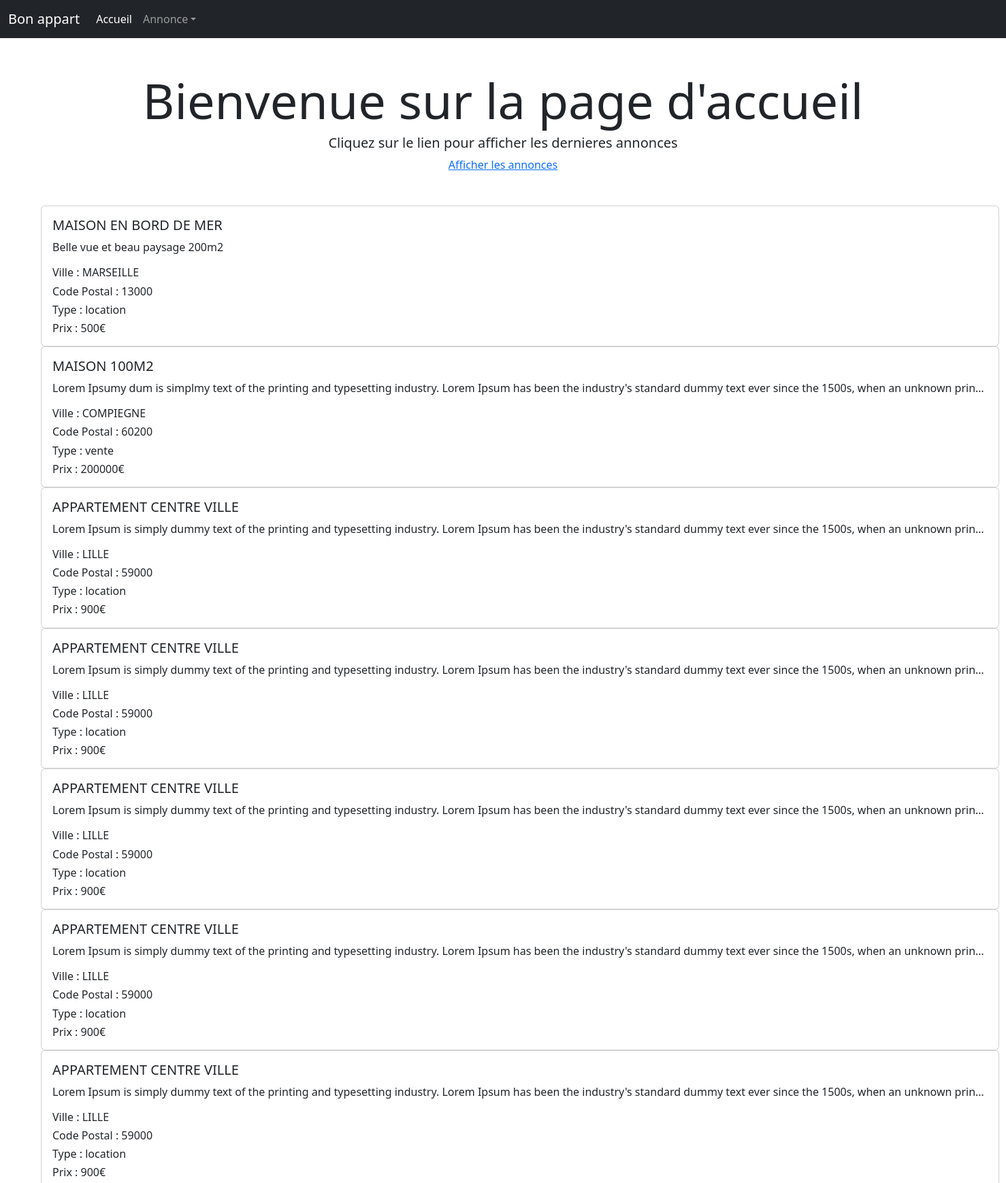
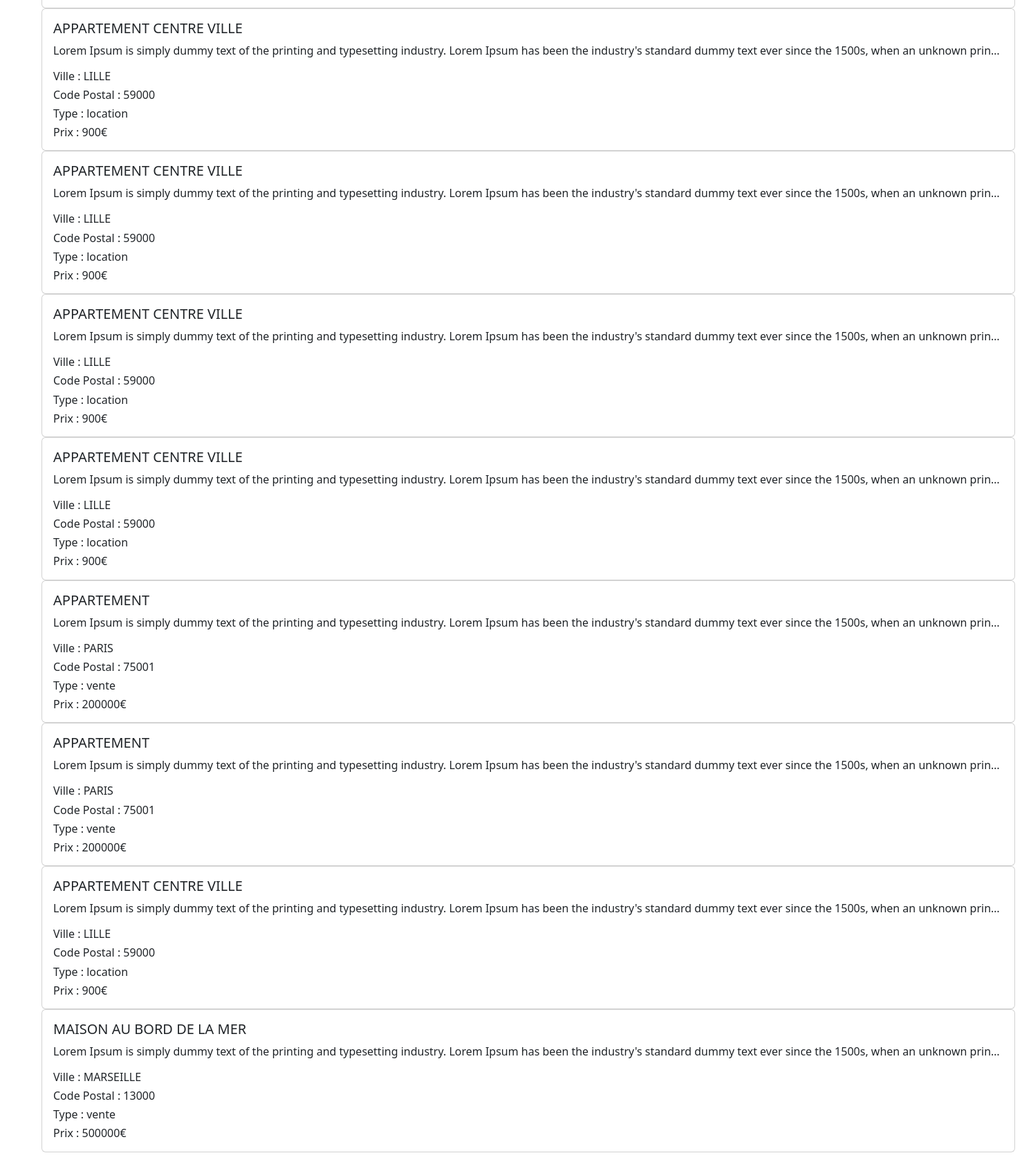
Page /index.php?action=afficher on the committed database (2 pictures, top to bottom).
### tables this page shows
CREATE TABLE `advert` (
  `id` int(3) NOT NULL,
  `title` varchar(30) NOT NULL,
  `description` text NOT NULL,
  `postal_code` int(5) UNSIGNED ZEROFILL NOT NULL,
  `city` varchar(50) NOT NULL,
  `type` enum('location','vente','','') NOT NULL,
  `price` int(6) NOT NULL,
  `reservation_message` text NOT NULL
);

### inc/init.php (called while the page is built, shortened)
<?php
$content = "";

### index.php (the view)
<?php
    require_once './inc/init.php';
    if(isset($_GET['action']))
    {
        $r = $pdo->query("SELECT * FROM advert ORDER BY id DESC LIMIT 15");
        while($data = $r->fetch(PDO::FETCH_ASSOC))
        {
            $content .= '<div class="card" style="width: 88rem;">
            <div class="card-body">
                <h5 class="card-title" style="text-transform:uppercase">'.$data['title'].'</h5>
                <p class="card-text text-truncate">'.$data['description'].'</p>
                <h6 class="card-text">Ville : '.$data['city'].'</h6>
                <h6 class="card-text">Code Postal : '.$data['postal_code'].'</h6>
                <h6 class="card-text">Type : '.$data['type'].'</h6>
                <h6 class="card-text">Prix : '.$data['price'].'€</h6>
            </div>
            </div>';
        }
    }
?>
<?php
    require_once './inc/header.inc.php';
?>
<h1 class="lead display-2 text-center mt-5">Bienvenue sur la page d'accueil</h1>
<h3 class="text-center lead mt-2">Cliquez sur le lien pour afficher les dernieres annonces</h3>
<a class="d-flex justify-content-center" href="index.php?action=afficher">Afficher les annonces</a>
<div class="container m-5">
    <?= $content; ?>
</div>
<?php
    require_once './inc/footer.inc.php';
?>

### inc/header.inc.php (shortened to what this page needs)
<!DOCTYPE html>
<html lang="fr">
<head>
    <link rel="stylesheet" href="../css/style.css">
    <link href="https://cdn.jsdelivr.net/npm/bootstrap@5.2.2/dist/css/bootstrap.min.css" rel="stylesheet">
</head>
<body>
<header>
<nav class="navbar navbar-expand-lg navbar-dark bg-dark">
  <div class="container-fluid">
    <a class="navbar-brand" href="../accueil.php">Bon appart</a>
    <div class="collapse navbar-collapse" id="navbarColor02">
      <ul class="navbar-nav me-auto">
        <li class="nav-item">
          <a class="nav-link active" href="index.php">Accueil
          </a>
        </li>
        <li class="nav-item dropdown">
          <a class="nav-link dropdown-toggle" data-bs-toggle="dropdown" href="#" role="button" aria-haspopup="true" aria-expanded="false">Annonce</a>
        </li>
      </ul>
    </div>
  </div>
</nav>
</header>

### inc/footer.inc.php (shortened to what this page needs)
</body>
</html>

### rows in the picture
advert: title "MAISON EN BORD DE MER", description "Belle vue et beau paysage 200m2", city "MARSEILLE", postal_code "13000", type "location", price "500"
advert: title "MAISON 100M2", description "Lorem Ipsumy dum is simplmy text of the printing and typesetting industry. Lorem Ipsum has been the industry's standard dummy text ever since the 1500s, when an unknown prin…", city "COMPIEGNE", postal_code "60200", type "vente", price "200000"
advert: title "APPARTEMENT CENTRE VILLE", description "Lorem Ipsum is simply dummy text of the printing and typesetting industry. Lorem Ipsum has been the industry's standard dummy text ever since the 1500s, when an unknown prin…", city "LILLE", postal_code "59000", type "location", price "900"
advert: title "APPARTEMENT CENTRE VILLE", description "Lorem Ipsum is simply dummy text of the printing and typesetting industry. Lorem Ipsum has been the industry's standard dummy text ever since the 1500s, when an unknown prin…", city "LILLE", postal_code "59000", type "location", price "900"
advert: title "APPARTEMENT CENTRE VILLE", description "Lorem Ipsum is simply dummy text of the printing and typesetting industry. Lorem Ipsum has been the industry's standard dummy text ever since the 1500s, when an unknown prin…", city "LILLE", postal_code "59000", type "location", price "900"
advert: title "APPARTEMENT CENTRE VILLE", description "Lorem Ipsum is simply dummy text of the printing and typesetting industry. Lorem Ipsum has been the industry's standard dummy text ever since the 1500s, when an unknown prin…", city "LILLE", postal_code "59000", type "location", price "900"
advert: title "APPARTEMENT CENTRE VILLE", description "Lorem Ipsum is simply dummy text of the printing and typesetting industry. Lorem Ipsum has been the industry's standard dummy text ever since the 1500s, when an unknown prin…", city "LILLE", postal_code "59000", type "location", price "900"
advert: title "APPARTEMENT CENTRE VILLE", description "Lorem Ipsum is simply dummy text of the printing and typesetting industry. Lorem Ipsum has been the industry's standard dummy text ever since the 1500s, when an unknown prin…", city "LILLE", postal_code "59000", type "location", price "900"
advert: title "APPARTEMENT CENTRE VILLE", description "Lorem Ipsum is simply dummy text of the printing and typesetting industry. Lorem Ipsum has been the industry's standard dummy text ever since the 1500s, when an unknown prin…", city "LILLE", postal_code "59000", type "location", price "900"
advert: title "APPARTEMENT CENTRE VILLE", description "Lorem Ipsum is simply dummy text of the printing and typesetting industry. Lorem Ipsum has been the industry's standard dummy text ever since the 1500s, when an unknown prin…", city "LILLE", postal_code "59000", type "location", price "900"
advert: title "APPARTEMENT CENTRE VILLE", description "Lorem Ipsum is simply dummy text of the printing and typesetting industry. Lorem Ipsum has been the industry's standard dummy text ever since the 1500s, when an unknown prin…", city "LILLE", postal_code "59000", type "location", price "900"
advert: title "APPARTEMENT", description "Lorem Ipsum is simply dummy text of the printing and typesetting industry. Lorem Ipsum has been the industry's standard dummy text ever since the 1500s, when an unknown prin…", city "PARIS", postal_code "75001", type "vente", price "200000"
advert: title "APPARTEMENT", description "Lorem Ipsum is simply dummy text of the printing and typesetting industry. Lorem Ipsum has been the industry's standard dummy text ever since the 1500s, when an unknown prin…", city "PARIS", postal_code "75001", type "vente", price "200000"
advert: title "APPARTEMENT CENTRE VILLE", description "Lorem Ipsum is simply dummy text of the printing and typesetting industry. Lorem Ipsum has been the industry's standard dummy text ever since the 1500s, when an unknown prin…", city "LILLE", postal_code "59000", type "location", price "900"
advert: title "MAISON AU BORD DE LA MER", description "Lorem Ipsum is simply dummy text of the printing and typesetting industry. Lorem Ipsum has been the industry's standard dummy text ever since the 1500s, when an unknown prin…", city "MARSEILLE", postal_code "13000", type "vente", price "500000"
